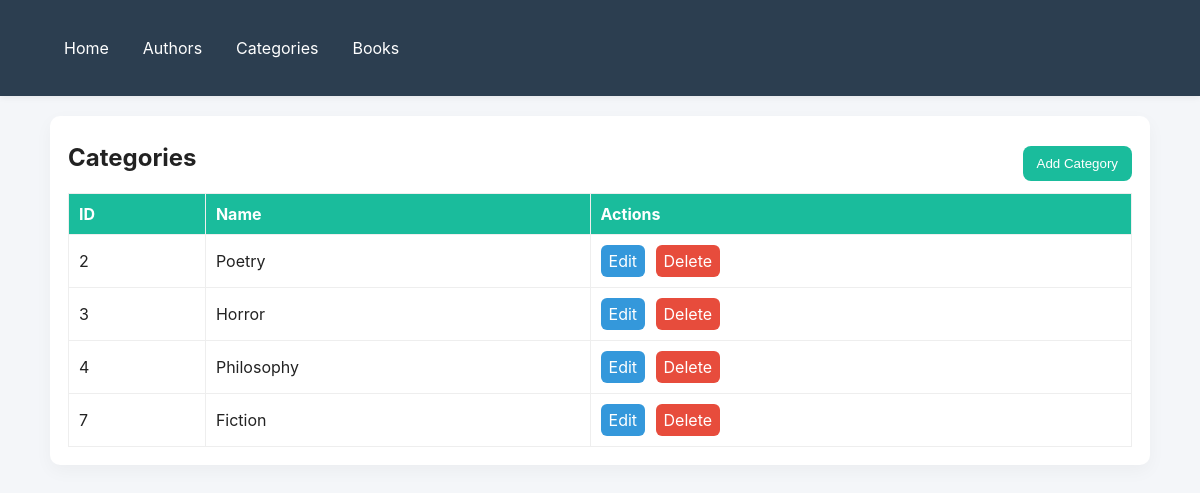
Page /categories/ on the committed database.
### library_app/models.py (models this page shows, shortened)
class Category(models.Model):
    name = models.CharField(max_length=100, unique=True)

### library_app/views.py (the view)
# urls.py: path('categories/', views.category_list, name='category_list'),
def category_list(request):
    categories = Category.objects.all()
    return render(request, 'category_list.html', {'categories': categories})

### templates/category_list.html
{% extends 'base.html' %}
{% block body %}
<div class="card">
  <div style="display:flex;justify-content:space-between;align-items:center">
    <h2 style="margin:0">Categories</h2>
    <a href="{% url 'library_app:category_add' %}"><button class="primary">Add Category</button></a>
  </div>
  <table>
    <tr><th>ID</th><th>Name</th><th>Actions</th></tr>
    {% for c in categories %}
    <tr>
      <td>{{ c.id }}</td>
      <td>{{ c.name }}</td>
      <td class="actions">
        <a href="{% url 'library_app:category_edit' c.id %}" class="edit">Edit</a>
        <a href="{% url 'library_app:category_delete' c.id %}" class="delete">Delete</a>
      </td>
    </tr>
    {% endfor %}
  </table>
</div>
{% endblock %}

### templates/base.html (style rules this page uses)
:root { --accent:#1abc9c; --dark:#2c3e50; --muted:#7f8c8d; --card:#ffffff; }
* { box-sizing:border-box }
body { margin:0;font-family:Inter,Arial,Helvetica,sans-serif;background:#f4f6f9;color:#222 }
.card { background:var(--card);border-radius:10px;padding:18px;box-shadow:0 6px 18px rgba(15,25,30,0.04);margin-bottom:18px }
button.primary { background:var(--accent);color:#fff;border:none;padding:10px 14px;border-radius:8px;cursor:pointer;margin-top:12px }
table { width:100%;border-collapse:collapse;margin-top:12px }
th,td { padding:10px;border:1px solid #eee;text-align:left }
th { background:var(--accent);color:#fff }
.actions a { display:inline-block;padding:6px 8px;border-radius:6px;color:#fff;text-decoration:none;margin-right:6px }
.edit { background:#3498db }
.delete { background:#e74c3c }

### rows in the picture
Category: id "2", name "Poetry"
Category: id "3", name "Horror"
Category: id "4", name "Philosophy"
Category: id "7", name "Fiction"
